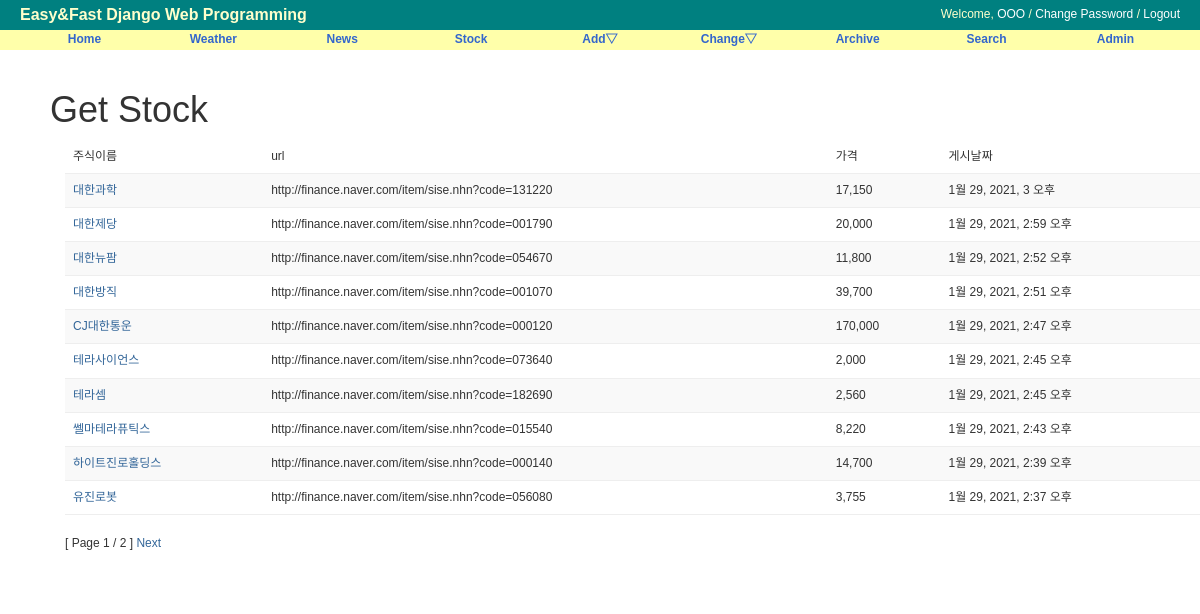
Page /stock/ on the earlier database version.
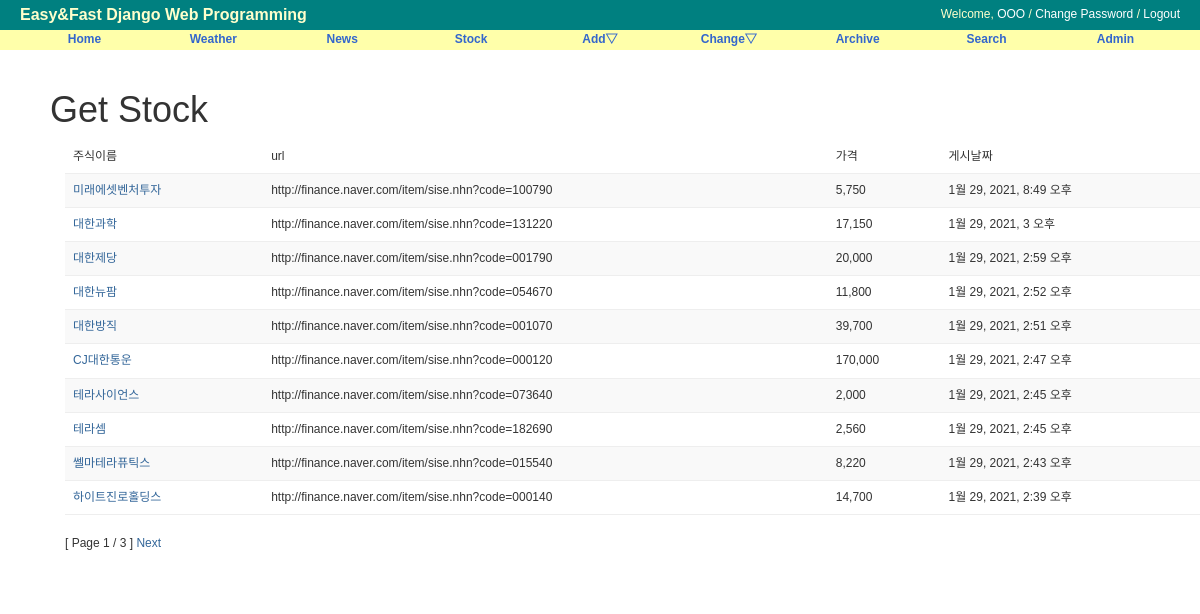
Same page on the later database version.
### stock/models.py (models this page shows, shortened)
class Stock(models.Model):
    objects = models.Manager()
    name = models.CharField('NAME', max_length=30, unique=True)
    code = models.IntegerField('CODE', blank=True)
    price = models.TextField('PRICE', blank=True)
    max_price = models.IntegerField('MAX_PRICE', blank=True, null=True)
    min_price = models.IntegerField('MIN_PRICE', blank=True, null=True)
    saved_time = models.DateTimeField('SAVED_TIME', auto_now_add=True)
    url = models.URLField('URL')
    class Meta:
        verbose_name = 'stock'
        verbose_name_plural = 'stocks'
        db_table = 'stock'
        ordering = ('-saved_time',) # desc,

### stock/views.py (the view)
# urls.py: path('', StockLV.as_view(), name='index'),
class StockLV(ListView):
    model = Stock
    template_name = "stock/stock_list.html"
    paginate_by = 10

### stock/templates/stock/stock_list.html (shortened to what this page needs)
{% extends "base.html" %}
{% block content %}
<div id="content">
<h1>Get Stock</h1>
<div class="container">
    <table class="table table-striped">
        <thead>
            <tr>
                <td>주식이름</td>
                <td>url</td>
                <td>가격</td>
                <td>게시날짜</td>
            </tr>
        </thead>
        <tbody>
            {% for stock in object_list %}
                <tr>
                    <td><a href="{% url 'stock:detail' stock.id %}">{{ stock.name }}</a></td>
                    <td>{{ stock.url }}</td>
                    <td>{{ stock.price }}</td>
                    <td>{{ stock.saved_time }}</td>
                </tr>
            {% endfor %}
        </tbody>
    </table>
    <div>
        [ Page {{page_obj.number}} / {{ page_obj.paginator.num_pages}} ]
        {% if page_obj.has_next %}
            <a href="?page={{ page_obj.next_page_number }}">Next</a>
        {% endif %}
    </div>
    <br><br>
    </div>
</div>
{% endblock content %}

Differences in the rows shown:
no longer on this page (row unchanged): Stock: name "유진로봇", url "http://finance.naver.com/item/sise.nhn?code=056080", price "3,755", saved_time "1월 29, 2021, 2:37 오후"
added Stock: name "미래에셋벤처투자", url "http://finance.naver.com/item/sise.nhn?code=100790", price "5,750", saved_time "1월 29, 2021, 8:49 오후"
Other differences:
{{ page_obj.paginator.num_pages }}: "2" → "3"
